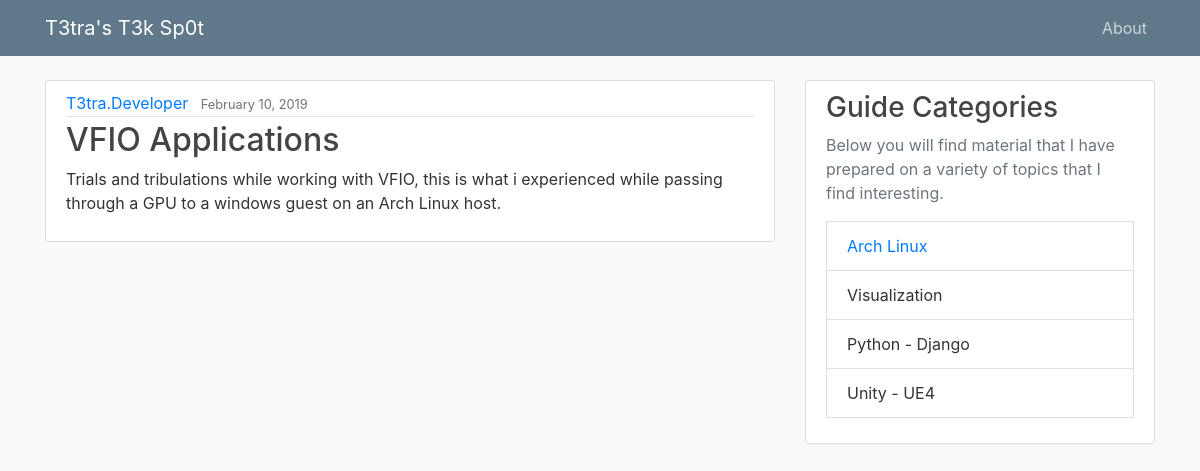
/post/1, run on an earlier commit of the app's database.
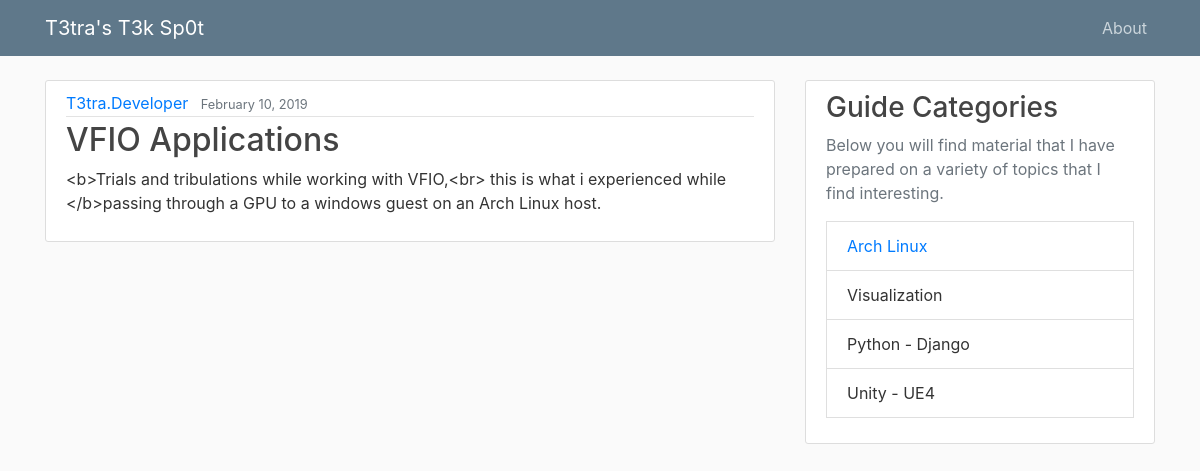
And on a later commit of the database.
### blog/models.py (models this page shows, shortened)
class Post(models.Model):
	title = models.CharField(max_length=100)
	description = models.CharField(max_length=750)
	content = MarkupField(default_markup_type='html')
	date_posted = models.DateTimeField(default=timezone.now)
	author = models.ForeignKey(User, on_delete=models.CASCADE)

### blog/views.py (the view)
# urls.py: path('post/<int:pk>', PostDetailView.as_view(), name='post-detail'),
class PostDetailView(DetailView):
    model = Post

### blog/templates/blog/post_detail.html (shortened to what this page needs)
{% extends "blog/base.html" %}
{% block content %}
        <article class="media content-section">
            <div class="media-body">
            <div class="article-metadata">
              <a class="mr-2" href="{% url 'user-post' object.author.username %}">{{ object.author }}</a>
              <small class="text-muted">{{ object.date_posted|date:"F d, Y" }}</small>
            </div>
            <h2 class="article-title">{{ object.title }}</h2>
            <p class="article-content">{{ object.content }}</p>
          </div>
        </article>
{% endblock content %}

What changed in the data, as far as the page shows it:
changed Post "VFIO Applications": content "Trials and tribulations while working with VFIO, this is what i experienced while passing through a GPU to a windows guest on an Arch Linux host." → "<b>Trials and tribulations while working with VFIO,<br> this is what i experienced while </b>passing through a GPU to a windows guest on an Arch Linux host."
